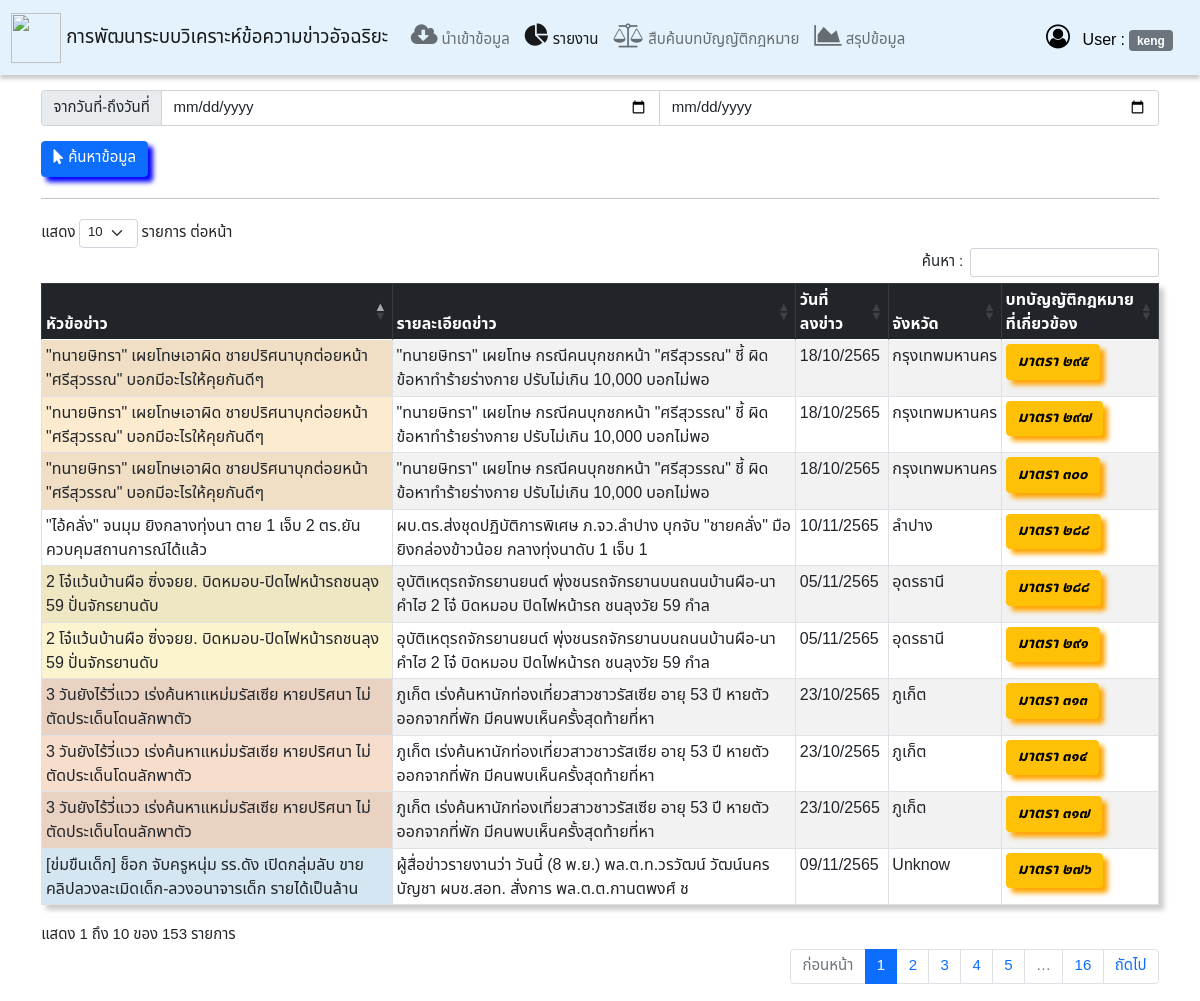
Screenshot of /index?menu=report (signed in) with the database file from the repository.
### tables this page shows
CREATE TABLE `tbl_data` (
  `data_id` int(11) NOT NULL,
  `subject` text DEFAULT NULL,
  `details` text DEFAULT NULL,
  `update_dt` date DEFAULT NULL,
  `province_location` varchar(255) DEFAULT NULL
);

CREATE TABLE `tbl_law` (
  `law_id` int(11) NOT NULL,
  `law` varchar(50) DEFAULT NULL,
  `details` text DEFAULT NULL,
  `keyword` text DEFAULT NULL,
  `group` varchar(255) DEFAULT NULL
);

### autoload/module.inc.php (called while the page is built, shortened)
<?php
    function myAutoload($classname){
        $path = 'include/';
        $ext = '.inc.php';
        $fullpath = $path.$classname.$ext;
    }

### include/Law.inc.php (called while the page is built, shortened)
<?php
require_once 'Database/DatabaseConnect.inc.php';
class Law{
    function showData($dt,$dt2){
        $filter = '';
        if (isset($dt) && isset($dt2)){
            $filter = "AND d.update_dt >= '$dt' AND d.update_dt <= '$dt2'";
        }else{
            $filter = '';
        }
        $sql = "
            SELECT
                d.data_id as id,
                d.`subject` as `Subject`,
                d.details AS Detail,
                d.update_dt AS Datetimes,
                d.province_location AS Location,
                l.law_id AS law_id,
                l.law AS Law,
                l.keyword as keyword
            FROM
                tbl_data d
                JOIN tbl_law l
            WHERE
                d.`subject`
                RLIKE (
                    SELECT
                        DISTINCT GROUP_CONCAT(keyword SEPARATOR '|')
                    FROM
                        tbl_law
                    WHERE
                        law = l.law
                ) {$filter}
            GROUP BY
                d.`subject`,
                l.law,
                l.keyword
        ";
        $query = $this->Connect()->query($sql);
        if ($query->num_rows > 0){
            return $query;
        }
    }
}

### include/Database/DatabaseConnect.inc.php (called while the page is built, shortened)
<?php
trait DatabaseConnect{
    protected $params = array(
        "HOST" => "localhost",
        "USER" => "root",
        "PASS" => "root",
        "DBNAME" => "db_law",
    );
    public function Connect(){
        $conn = new mysqli(
            $this->params['HOST'],
            $this->params['USER'],
            $this->params['PASS'],
            $this->params['DBNAME']
        );
        $conn->set_charset("utf8");
        return $conn;
    }
}

### include/Function/Thaidate.inc.php (called while the page is built, shortened)
<?php
function convertDate($strDate){
		if(preg_match('/\d{4}-\d{2}-\d{2} \d{2}:\d{2}:\d{2}/',$strDate)){
			$year = (date('Y', strtotime($strDate))+543);
			$month = date('m', strtotime($strDate));
			$day = date('d', strtotime($strDate));
			$times = date('H:i:s', strtotime($strDate));
			$mapdate = $day.'/'.$month.'/'.$year.' '.$times;
			return $mapdate;
		}else{
			$year = (date('Y', strtotime($strDate))+543);
			$month = date('m', strtotime($strDate));
			$day = date('d', strtotime($strDate));
			$mapdate = $day.'/'.$month.'/'.$year;
			return $mapdate;
		}
}

### report.php (the view, shortened to what this page needs)
<!DOCTYPE html>
<html lang="en">
<head>
    <link rel="stylesheet" href="https://cdn.datatables.net/1.12.1/css/dataTables.bootstrap5.min.css">
    <link rel="stylesheet" href="https://cdn.datatables.net/buttons/2.2.3/css/buttons.bootstrap5.min.css">
</head>
<?php
    require 'autoload/module.inc.php';
    require_once 'include/Function/Thaidate.inc.php';
    $obj = new Law;
    $result = $obj->showData($_GET['dt'], $_GET['dts']);
?>
<body>
    <div class="container mt-3 mb-3" style="overflow-x: hidden;">
        <form action="" method="get" id="formreport">
            <div class="input-group mb-3">
                <div class="input-group-prepend">
                    <span class="input-group-text" id="">จากวันที่-ถึงวันที่</span>
                </div>
                <input type="date" name="dt" class="form-control" placeholder="จากวันที่" value="<?php echo $_GET['dt'] ?>">
                <input type="date" name="dts" class="form-control" placeholder="ถึงวันที่" value="<?php echo $_GET['dts'] ?>">
            </div>
            <button type="submit" class="btn btn-primary btnfind"><i class="fa fa-mouse-pointer"></i>
                ค้นหาข้อมูล</button>
        </form>
        <hr>
        <table class="table table-bordered table-striped table-sm" id="myTable" width="100%">
            <thead class="table-dark">
                <tr>
                    <th scope="col">หัวข้อข่าว</th>
                    <th scope="col">รายละเอียดข่าว</th>
                    <th scope="col">วันที่ลงข่าว</th>
                    <th scope="col">จังหวัด</th>
                    <th scope="col">บทบัญญัติกฎหมายที่เกี่ยวข้อง</th>
                </tr>
            </thead>
            <tbody>
                <?php
                    $data = array();
                    foreach($result as $i){
                        $data[] = $i['id'];
                    }
                    $arrayValueCounts = array_count_values($data);
                    $color = [
                        '#F2D7D5',
                        '#EBDEF0',
                        '#D4E6F1',
                        '#D1F2EB',
                        '#FCF3CF',
                        '#FDEBD0',
                        '#F6DDCC',
                        '#EAECEE',
                        '#CCCCFF',
                        ];
                    $oldid = '';
                    $oldcolor = '';
                    $oldrandom = '';
                    foreach($result as $val){
                        if($oldid == $val['id']){
                                $colorStyle = $oldcolor;
                        }else{
                            $random = rand(0,6);
                            if($oldrandom == $random){
                                    $random = rand(0,8);
                            }
                        $oldcolor =  $colorStyle;
                        $oldrandom = $random;
                        }
                       $colorStyle = ($arrayValueCounts[$val['id']] > 1) ? 'style="background-color:'.$color[$random].'"' : '';
                       $oldid = $val['id'];
                ?>
                <tr>
                    <td <?=$colorStyle?>>
                        <?=$val['Subject']?>
                    </td>
                    <td data-toggle="tooltip" data-placement="buttom" title="<?= $val['Detail'];?>">
                        <?=mb_substr($val['Detail'], 0, 100)?></td>
                    <td><?=convertDate($val['Datetimes']);?></td>
                    <td><?=$val['Location']?></td>
                    <td>
                        <a href="#myModal" id="data-id=<?php echo $val['law_id']; ?>" data-bs-toggle="modal"
                            data-bs-target="#myModal" data-id="<?php echo $val['law_id']; ?>"
                            class="btn btn-warning btnlaw"><strong><i><?= $val['Law'];?></i></strong>
                        </a>
                    </td>
                </tr>
                <?php } ?>
            </tbody>
        </table>
    </div>
</body>
</html>

### autoload/autoload.php (shortened to what this page needs)
<link rel="stylesheet" href="vendor/bootstrap/bootstrap.min.css">
<link rel="stylesheet" href="vendor/sweetalert/sweetalert.css">
<link rel="stylesheet" href="https://cdnjs.cloudflare.com/ajax/libs/font-awesome/4.7.0/css/font-awesome.min.css">
<link rel="stylesheet" href="vendor/w3.css">

### index.php (shortened to what this page needs)
<?php
    require_once 'autoload/autoload.php';
    if (isset($_GET['menu'])){
        $menu = $_GET['menu'];
    }
?>
<nav class="navbar navbar-expand-lg navbar-light" style="background-color: #e3f2fd;">
    <div class="container-fluid">
        <a class="navbar-brand" href="#">
            <img src="img/logo.png" width="50" alt="">
            การพัฒนาระบบวิเคราะห์ข้อความข่าวอัจฉริยะ
        </a>
        <div class="collapse navbar-collapse" id="navbarNavAltMarkup">
            <div class="navbar-nav">
                <a class="nav-link <?php if($menu == 'home'){echo 'active';}else{echo '';} ?>" href="index?menu=home"><i
                        class="fa fa-cloud-download" style="font-size:25px"></i> นำเข้าข้อมูล</a>
                <a class="nav-link <?php if($menu == 'report'){echo 'active';}else{echo '';} ?>"
                    href="index?menu=report"><i class="fa fa-pie-chart" style="font-size:24px"></i> รายงาน</a>
                <a class="nav-link <?php if($menu == 'law-report'){echo 'active';}else{echo '';} ?>"
                    href="index?menu=law-report"><i class="fa fa-balance-scale" style="font-size:24px"></i>
                    สืบค้นบทบัญญัติกฎหมาย</a>
                <div class="dropdown3">
                    <a class="nav-link <?php if($menu == 'chart' || $menu == 'summery' || $menu == 'chart-pie'){echo 'active';}else{echo '';} ?>"
                        href="#">
                        <i class="fa fa-area-chart" style="font-size:24px"></i> สรุปข้อมูล
                    </a>
                </div>
            </div>
        </div>
        <div class="dropdown">
            <button class="dropbtn">
                <i class="fa fa-user-circle-o" style="font-size:24px"></i>
                &nbsp; User :&nbsp;<strong><span class="badge bg-secondary"><?=$_SESSION['Username']?></span></strong>
            </button>
        </div>
    </div>
</nav>
<div class="container-fluid mt-2">
    <?php
        if ($_GET['menu'] == 'index'){
            require 'home.php';
        }elseif ($_GET['menu'] == 'home'){
            require 'home.php';
        }elseif ($_GET['menu'] == 'report'){
            require 'report.php';
        }elseif ($_GET['menu'] == 'law-report'){
            require 'law-report.php';
        }elseif ($_GET['menu'] == 'summery'){
            require 'summery.php';
        }elseif ($_GET['menu'] == 'chart'){
            require 'chart.php';
        }elseif ($_GET['menu'] == 'chart-pie'){
            require 'chart-pie.php';
        }elseif ($_GET['menu'] == 'user-mgt'){
            require 'user-mgt.php';
        }elseif ($_GET['menu'] == 'line-token'){
            require 'line-token.php';
        }elseif ($_GET['menu'] == 'cpass'){
            require 'changepassword.php';
        }else{
            require '404.html';
        }
    ?>
</div>

### autoload/autoload.php (style rules this page uses)
body { font-family: 'Noto Sans Thai', sans-serif; }
nav { box-shadow: 0 4px 4px 0 rgba(0,0,0,.2); }
.dropbtn { color: black; background-color:#e3f2fd; padding: 16px; font-size: 16px; border: none; }
.dropdown { position: relative; display: inline-block; }
.dropdown3 { position: relative; display: inline-block; }

### report.php (style rules this page uses)
.btnfind { box-shadow: 5px 5px 5px blue; }
.btnlaw { box-shadow: 5px 5px 5px orange; }
table { box-shadow: 5px 5px 5px #CCC; }

### rows the page displays
tbl_data: subject "\"ทนายษิทรา\" เผยโทษเอาผิด ชายปริศนาบุกต่อยหน้า \"ศรีสุวรรณ\" บอกมีอะไรให้คุยกันดีๆ", details "\"ทนายษิทรา\" เผยโทษ กรณีคนบุกชกหน้า \"ศรีสุวรรณ\" ชี้ ผิดข้อหาทำร้ายร่างกาย ปรับไม่เกิน 10,000 บอกไม่พอ", update_dt "18/10/2565", province_location "กรุงเทพมหานคร", tbl_law.law "มาตรา ๒๙๕", tbl_law.law "มาตรา ๒๙๗", tbl_law.law "มาตรา ๓๐๐"
tbl_data: subject "\"ไอ้คลั่ง\" จนมุม ยิงกลางทุ่งนา ตาย 1 เจ็บ 2 ตร.ยันควบคุมสถานการณ์ได้แล้ว", details "ผบ.ตร.ส่งชุดปฏิบัติการพิเศษ ภ.จว.ลำปาง บุกจับ \"ชายคลั่ง\" มือยิงกล่องข้าวน้อย กลางทุ่งนาดับ 1 เจ็บ 1", update_dt "10/11/2565", province_location "ลำปาง", tbl_law.law "มาตรา ๒๘๘"
tbl_data: subject "[ข่มขืนเด็ก] ช็อก จับครูหนุ่ม รร.ดัง เปิดกลุ่มลับ ขายคลิปลวงละเมิดเด็ก-ลวงอนาจารเด็ก รายได้เป็นล้าน", details "ผู้สื่อข่าวรายงานว่า วันนี้ (8 พ.ย.) พล.ต.ท.วรวัฒน์ วัฒน์นครบัญชา ผบช.สอท. สั่งการ พล.ต.ต.กานตพงศ์ ช", update_dt "09/11/2565", province_location "Unknow", tbl_law.law "มาตรา ๒๗๖"
tbl_data: subject "2 โจ๋แว้นบ้านผือ ซิ่งจยย. บิดหมอบ-ปิดไฟหน้ารถชนลุง 59 ปั่นจักรยานดับ", details "อุบัติเหตุรถจักรยานยนต์ พุ่งชนรถจักรยานบนถนนบ้านผือ-นาคำไฮ 2 โจ๋ บิดหมอบ ปิดไฟหน้ารถ ชนลุงวัย 59 กำล", update_dt "05/11/2565", province_location "อุดรธานี", tbl_law.law "มาตรา ๒๘๘", tbl_law.law "มาตรา ๒๙๑"
tbl_data: subject "3 วันยังไร้วี่แวว เร่งค้นหาแหม่มรัสเซีย หายปริศนา ไม่ตัดประเด็นโดนลักพาตัว", details "ภูเก็ต เร่งค้นหานักท่องเที่ยวสาวชาวรัสเซีย อายุ 53 ปี หายตัวออกจากที่พัก มีคนพบเห็นครั้งสุดท้ายที่หา", update_dt "23/10/2565", province_location "ภูเก็ต", tbl_law.law "มาตรา ๓๑๓", tbl_law.law "มาตรา ๓๑๔", tbl_law.law "มาตรา ๓๑๗"

### other values shown
$_SESSION['Username'] "keng"
